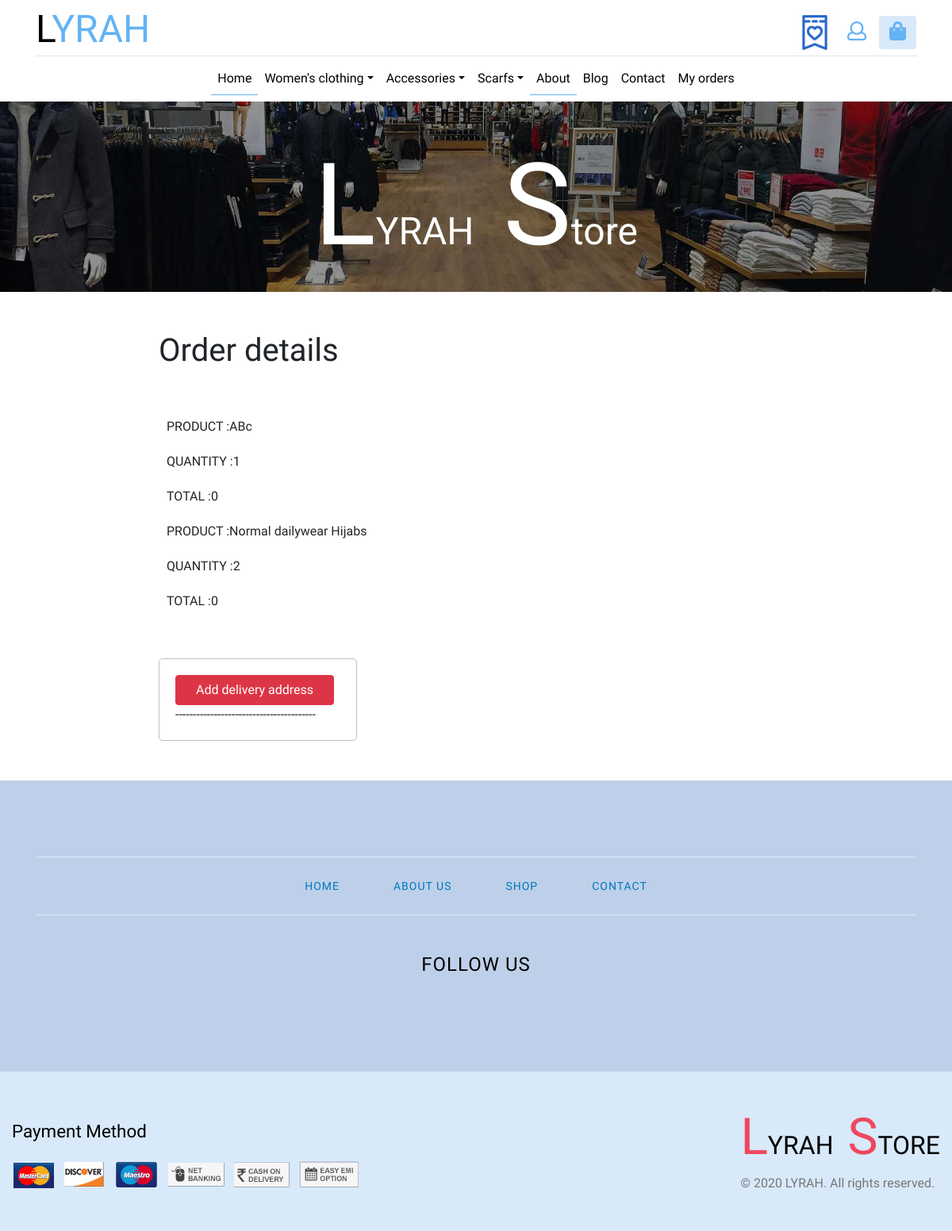
The page /customer/buydetails.php on the database as committed earlier.
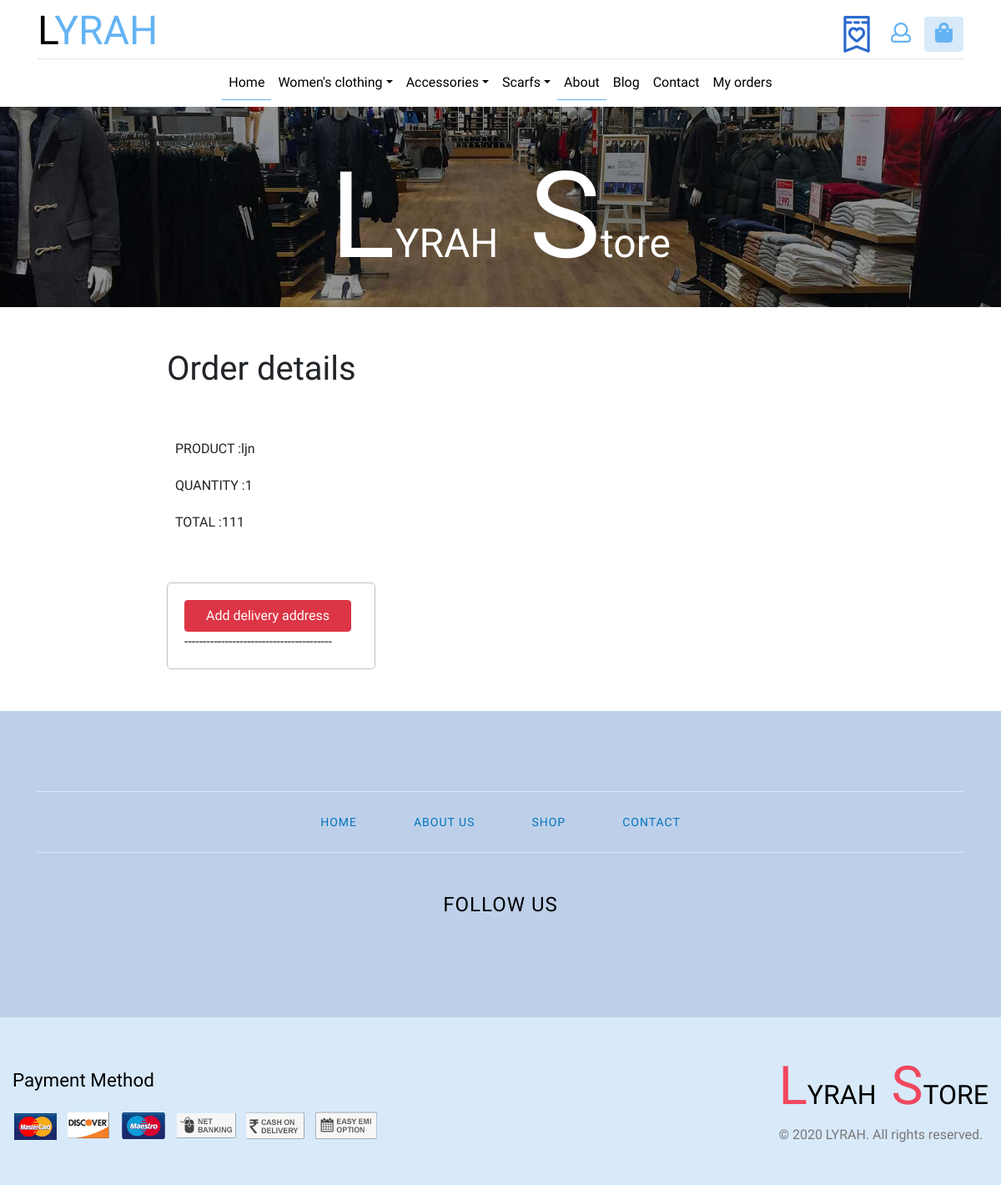
The same page on the database as committed later.
### tables this page shows
CREATE TABLE IF NOT EXISTS `tblorderchild` (
  `ocid` int(11) NOT NULL AUTO_INCREMENT,
  `oid` int(11) NOT NULL,
  `pId` int(11) NOT NULL,
  `qty` int(11) NOT NULL,
  `size` varchar(50) DEFAULT NULL,
  PRIMARY KEY (`ocid`),
  KEY `oid` (`oid`,`pId`)
);

CREATE TABLE IF NOT EXISTS `tblproduct` (
  `pId` int(11) NOT NULL AUTO_INCREMENT,
  `subid` int(11) NOT NULL,
  `pName` varchar(70) NOT NULL,
  `pDesc` varchar(500) NOT NULL,
  `pSsize` varchar(50) DEFAULT NULL,
  `pEsize` varchar(50) DEFAULT NULL,
  `pFabric` varchar(50) NOT NULL,
  `pWash` varchar(50) NOT NULL,
  `pHighlight` varchar(50) NOT NULL,
  `pRate` varchar(50) NOT NULL,
  `pStatus` varchar(50) NOT NULL,
  PRIMARY KEY (`pId`),
  KEY `FOREIGN` (`subid`)
);

CREATE TABLE IF NOT EXISTS `tblordermaster` (
  `oid` int(11) NOT NULL AUTO_INCREMENT,
  `cEmail` varchar(50) NOT NULL,
  `oDate` datetime NOT NULL,
  `dId` int(11) DEFAULT NULL,
  `oTotal` varchar(50) DEFAULT NULL,
  `shipping` varchar(50) DEFAULT NULL,
  `oStatus` varchar(50) NOT NULL,
  PRIMARY KEY (`oid`),
  KEY `cEmail` (`cEmail`,`dId`)
);

### customer/buydetails.php (the view, shortened to what this page needs)
<?php
include 'header.php';
include '../connection.php';
$q="select max(oid) from tblordermaster";
$s= mysqli_query($conn, $q);
$r= mysqli_fetch_array($s);
$id=$r[0];
?>
<div style="margin-top: 50px; margin-left: 150px; ">
    <h1 style="margin:50px;"> Order details</h1>
    <table class="d"  style="margin:50px; max-width: 550px;">
            <?php
                        $q="select tblproduct.*,tblorderchild.*,tblordermaster.* from tblproduct,tblorderchild,tblordermaster where tblproduct.pId=tblorderchild.pId and tblordermaster.oid=tblorderchild.oid and tblordermaster.oid ='$id'";
                        $s= mysqli_query($conn, $q);
                        while($r= mysqli_fetch_array($s))
                        {
                            echo '<tr><td>PRODUCT :'.$r['pName'].'</td></tr>';
                            echo '<tr><td>QUANTITY :'.$r['qty'].'</td></tr>';
                            echo '<tr><td>TOTAL :'.$r['oTotal'].'</td></tr>';
                        }
                   ?>
        </table>
    <div style="margin: 50px; border-style: solid; width: 250px; padding: 10px; border-width: thin; border-radius: 5px; border-color: #C1C1C1;" >
        <form method="POST">
            <div style="padding: 10px;">
            <input type="submit" class="btn btn-danger" style="width:200px;" value="Add delivery address" name="delivery">
            ----------------------------------------
        </div>
        </form>
    </div>
</div>

Rows that differ between the two databases and show on the page:
no longer on this page (row edited): tblorderchild: pId.pName "ABc", qty "1", oid.oTotal "0"
no longer on this page (row edited): tblorderchild: pId.pName "Normal dailywear Hijabs", qty "2", oid.oTotal "0"
added tblorderchild: pId.pName "ljn", qty "1", oid.oTotal "111"
